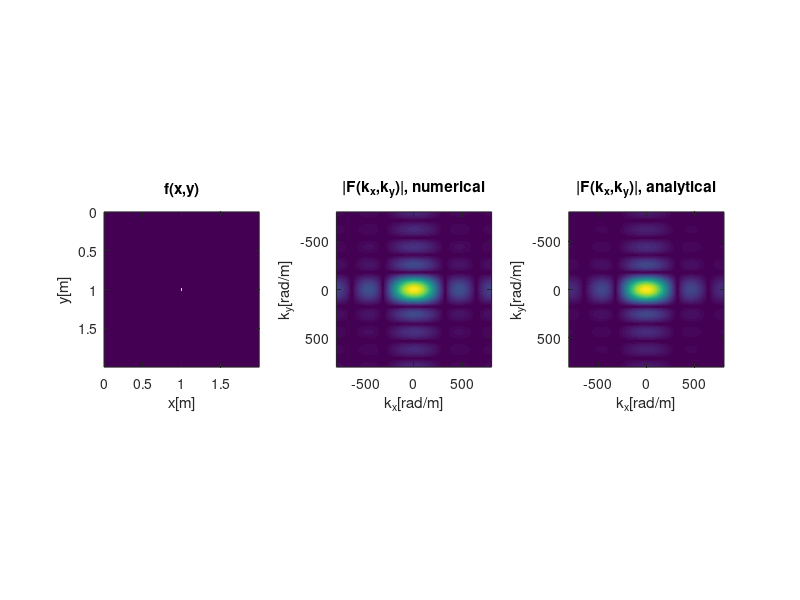

MATLAB code to generate this figure:
%Exercise 8.15
clear;
 
% physical size (x and y) of the calculation domain [m]
D=2;
 
% number of points in either direction
N=513;
 
% spatial sampling 'period' (cell size) in either direction [m]
dx=D/N;
dy=D/N;
 
% Position (center) and size of the rectangle (in index 'units')
% (the width and height are 2*Lxh+1 and 2*Lyh+1, respectively.
% N/2 can be 256.5 => round to interger
Cx=ceil(N/2);
Cy=ceil(N/2);
Lxh=2;
Lyh=4;
 
% width and height of the rectangle [m]
a = (1+Lxh*2)*dx;
b = (1+Lyh*2)*dy;
 
% arrays that contain the x and y coordinates of the cells
% (x and y axes).
x=(0:N-1)*dx;
y=(0:N-1)*dy;
 
% create and plot the rectangle f (left figure)
% fix from the given code: index 1 = row => y ; index 2 = column => x.
f=zeros(N,N);
f(Cy-Lyh:Cy+Lyh,Cx-Lxh:Cx+Lxh)=1;
 
colormap('default');
 
subplot(1,3,1), imagesc(x,y,abs(f));
axis image;
title('f(x,y)');
xlabel('x[m]');
ylabel('y[m]');
 
 
% spatial wave number resolutions [rad/m]:
dkx=2*pi/D;
dky=2*pi/D;
% wave number values after fftshift. use eq. 7.22 in lecture notes.
kx_s=(-floor(N/2):N-1-floor(N/2))*dkx;
ky_s=(-floor(N/2):N-1-floor(N/2))*dky;
 
%note: multiply with the spatial periods (lengths) to obtain
%      (an approximation of) the spectrum of the actual
%      'unsampled' function.
F=dx*dy*fft2(f);
Fsh=fftshift(F);
 
subplot(1,3,2), imagesc(kx_s,ky_s,abs(Fsh));
axis image;
title('|F(k_x,k_y)|, numerical');
xlabel('k_x[rad/m]');
ylabel('k_y[rad/m]');
 
% analytical result (similar to exercise 8.4 in lecture notes):
% F(kx,ky) = a*sinc(kx*a/2) * b*sinc(ky*b/2)
% MATLAB's sinc(u) = sin(pi*u)/(pi*u) => add /pi
A = (b*sinc(ky_s.'*b/(2*pi))) * (a*sinc(kx_s*a/(2*pi)));
 
subplot(1,3,3), imagesc(kx_s,ky_s,abs(A));
axis image;
title('|F(k_x,k_y)|, analytical');
xlabel('k_x[rad/m]');
ylabel('k_y[rad/m]');
